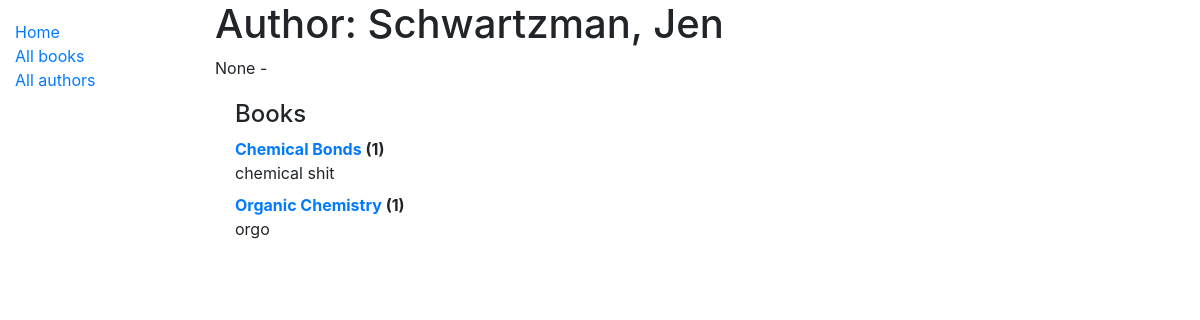
/catalog/author/2, run on the app's committed database.
### catalog/models.py (models this page shows, shortened)
class Author(models.Model):
    first_name = models.CharField(max_length=100)
    last_name = models.CharField(max_length=100)
    date_of_birth = models.DateField(null=True, blank=True)
    date_of_death = models.DateField('Died', null=True, blank=True)
    class Meta:
        ordering = ['last_name', 'first_name']
    def __str__(self):
        return '{0}, {1}'.format(self.last_name, self.first_name)

class Book(models.Model):
    title = models.CharField(max_length=200)
    author = models.ForeignKey('Author', on_delete=models.SET_NULL, null=True)
    summary = models.TextField(max_length=1000, help_text='Enter a brief description of the book')
    isbn = models.CharField('ISBN', max_length=13, help_text='13 Character <a href="https://www.isbn-international.org/content/what-isbn">ISBN number</a>')
    genre = models.ManyToManyField(Genre, help_text='Select a genre for this book')
    def display_genre(self):
        """Create a string for the Genre. This is required to display genre in Admin."""
        return ', '.join(genre.name for genre in self.genre.all()[:3])
    display_genre.short_description = 'Genre'
    def __str__(self):
        return self.title

### catalog/views.py (the view)
class AuthorDetailView(generic.DetailView):
    model = Author

### catalog/templates/catalog/author_detail.html
{% extends "base_generic.html" %}
{% block content %}
<h1>Author: {{ author }} </h1>
<p>{{author.date_of_birth}} - {% if author.date_of_death %}{{author.date_of_death}}{% endif %}</p>
<div style="margin-left:20px;margin-top:20px">
<h4>Books</h4>
<dl>
{% for book in author.book_set.all %}
  <dt><a href="{% url 'book-detail' book.pk %}">{{book}}</a> ({{book.bookinstance_set.all.count}})</dt>
  <dd>{{book.summary}}</dd>
{% endfor %}
</dl>
</div>
{% endblock %}

### data on the page
Author: last_name+first_name "Schwartzman, Jen", date_of_birth "None"
Book: title "Chemical Bonds", bookinstance_set.all.count "1", summary "chemical shit"
Book: title "Organic Chemistry", bookinstance_set.all.count "1", summary "orgo"
